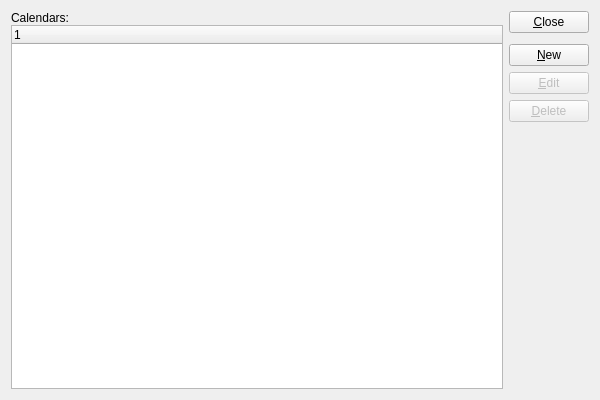
<?xml version="1.0" encoding="UTF-8"?>
<ui version="4.0">
 <comment>This file is part of the xTuple ERP: PostBooks Edition, a free and
open source Enterprise Resource Planning software suite,
Copyright (c) 1999-2010 by OpenMFG LLC, d/b/a xTuple.
It is licensed to you under the Common Public Attribution License
version 1.0, the full text of which (including xTuple-specific Exhibits)
is available at www.xtuple.com/CPAL.  By using this software, you agree
to be bound by its terms.</comment>
 <class>calendars</class>
 <widget class="QWidget" name="calendars">
  <property name="geometry">
   <rect>
    <x>0</x>
    <y>0</y>
    <width>600</width>
    <height>400</height>
   </rect>
  </property>
  <property name="windowTitle">
   <string>List Calendars</string>
  </property>
  <layout class="QGridLayout" name="gridLayout">
   <item row="0" column="0">
    <layout class="QVBoxLayout">
     <property name="spacing">
      <number>0</number>
     </property>
     <item>
      <widget class="QLabel" name="_calendars">
       <property name="text">
        <string>Calendars:</string>
       </property>
      </widget>
     </item>
     <item>
      <widget class="XTreeWidget" name="_calhead">
       <property name="sizePolicy">
        <sizepolicy hsizetype="Expanding" vsizetype="Expanding">
         <horstretch>0</horstretch>
         <verstretch>0</verstretch>
        </sizepolicy>
       </property>
      </widget>
     </item>
    </layout>
   </item>
   <item row="0" column="1">
    <layout class="QVBoxLayout" name="verticalLayout">
     <item>
      <widget class="QPushButton" name="_close">
       <property name="text">
        <string>&amp;Close</string>
       </property>
      </widget>
     </item>
     <item>
      <spacer name="verticalSpacer">
       <property name="orientation">
        <enum>Qt::Vertical</enum>
       </property>
       <property name="sizeType">
        <enum>QSizePolicy::Preferred</enum>
       </property>
       <property name="sizeHint" stdset="0">
        <size>
         <width>20</width>
         <height>5</height>
        </size>
       </property>
      </spacer>
     </item>
     <item>
      <widget class="QPushButton" name="_new">
       <property name="text">
        <string>&amp;New</string>
       </property>
      </widget>
     </item>
     <item>
      <widget class="QPushButton" name="_edit">
       <property name="enabled">
        <bool>false</bool>
       </property>
       <property name="text">
        <string>&amp;Edit</string>
       </property>
      </widget>
     </item>
     <item>
      <widget class="QPushButton" name="_delete">
       <property name="enabled">
        <bool>false</bool>
       </property>
       <property name="text">
        <string>&amp;Delete</string>
       </property>
      </widget>
     </item>
     <item>
      <spacer name="Spacer270">
       <property name="orientation">
        <enum>Qt::Vertical</enum>
       </property>
       <property name="sizeType">
        <enum>QSizePolicy::Expanding</enum>
       </property>
       <property name="sizeHint" stdset="0">
        <size>
         <width>20</width>
         <height>20</height>
        </size>
       </property>
      </spacer>
     </item>
    </layout>
   </item>
  </layout>
 </widget>
 <layoutdefault spacing="6" margin="11"/>
 <pixmapfunction>qPixmapFromMimeSource</pixmapfunction>
 <customwidgets>
  <customwidget>
   <class>XTreeWidget</class>
   <extends>QTreeWidget</extends>
   <header>xtreewidget.h</header>
   <container>1</container>
  </customwidget>
 </customwidgets>
 <tabstops>
  <tabstop>_calhead</tabstop>
  <tabstop>_new</tabstop>
  <tabstop>_edit</tabstop>
  <tabstop>_delete</tabstop>
  <tabstop>_close</tabstop>
 </tabstops>
 <resources/>
 <connections>
  <connection>
   <sender>_calhead</sender>
   <signal>valid(bool)</signal>
   <receiver>_delete</receiver>
   <slot>setEnabled(bool)</slot>
   <hints>
    <hint type="sourcelabel">
     <x>20</x>
     <y>20</y>
    </hint>
    <hint type="destinationlabel">
     <x>20</x>
     <y>20</y>
    </hint>
   </hints>
  </connection>
  <connection>
   <sender>_calhead</sender>
   <signal>itemSelected(int)</signal>
   <receiver>_edit</receiver>
   <slot>animateClick()</slot>
   <hints>
    <hint type="sourcelabel">
     <x>20</x>
     <y>20</y>
    </hint>
    <hint type="destinationlabel">
     <x>20</x>
     <y>20</y>
    </hint>
   </hints>
  </connection>
  <connection>
   <sender>_calhead</sender>
   <signal>valid(bool)</signal>
   <receiver>_edit</receiver>
   <slot>setEnabled(bool)</slot>
   <hints>
    <hint type="sourcelabel">
     <x>20</x>
     <y>20</y>
    </hint>
    <hint type="destinationlabel">
     <x>20</x>
     <y>20</y>
    </hint>
   </hints>
  </connection>
  <connection>
   <sender>_close</sender>
   <signal>clicked()</signal>
   <receiver>calendars</receiver>
   <slot>close()</slot>
   <hints>
    <hint type="sourcelabel">
     <x>20</x>
     <y>20</y>
    </hint>
    <hint type="destinationlabel">
     <x>20</x>
     <y>20</y>
    </hint>
   </hints>
  </connection>
 </connections>
</ui>
